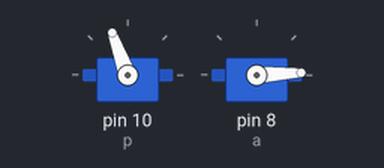
Recording of a sketch running on a simulated Arduino Uno, built with avr-gcc and run on an emulated ATmega328P. On the bench: 2 × servo.

Above: at 0.05 s.
At 1.0 s:
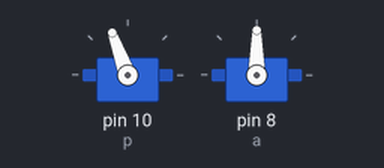
At 1.95 s:
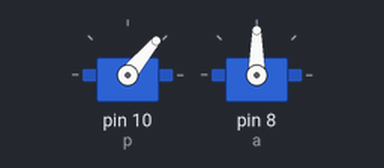
At 3.9 s:
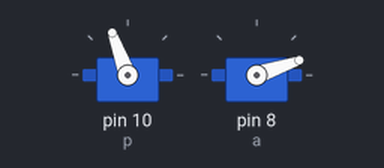
Timing chart, 0 to 6.0 s (numbered marks = the images above):
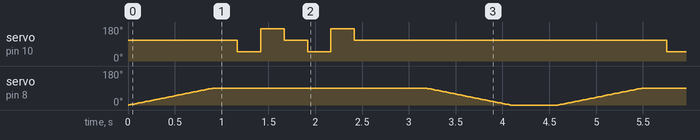

The sketch:

shaking_hand.ino
```cpp
#include <Servo.h>

Servo palm;
Servo arm;
int p = 10; //palm pin
int m = 110; //middle
int r = 50; //right
int l = 170; //left

int a = 8; //arm pin
int d = 0; //down
int s = 90; //shake hand point

int pos;

void setup()
{
  palm.attach(p);
  palm.write(m);
  arm.attach(a);
  arm.write(d);
  Serial.begin(9600);
}

void loop()
{
  for (pos = d; pos <= s; pos += 1)
  {
    arm.write(pos);
    delay(10);
  }
   palm.write(m);
  delay(250);
  palm.write(r);
  delay(250);
  palm.write(l);
  delay(250);
  palm.write(m);
  delay(250);
  palm.write(r);
  delay(250);
  palm.write(l);
  delay(250);
  palm.write(m);
  delay(250);
  delay(500);

  for (pos = s; pos >= d; pos -= 1)
  {
    arm.write(pos);
    delay(10);
  }
  delay(500);
}
```

Measured:
- by itself, servo on pin 10 (p): repeats every 4.6 s: 170° 0.25 s, 110° 0.25 s, 50° 0.25 s, 170° 0.25 s, 110° 3.3 s, 50° 0.25 s
